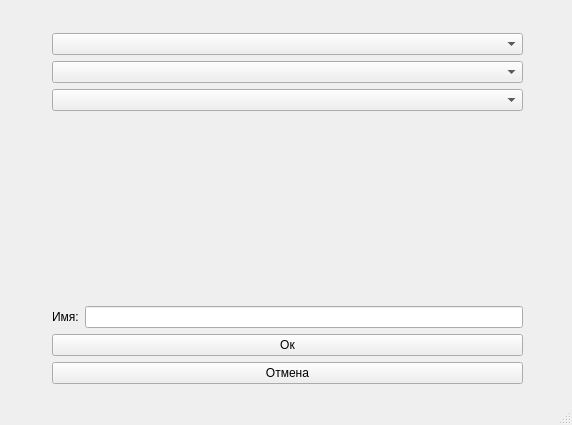
<?xml version="1.0" encoding="UTF-8"?>
<ui version="4.0">
 <class>add_edit_table</class>
 <widget class="QMainWindow" name="add_edit_table">
  <property name="geometry">
   <rect>
    <x>0</x>
    <y>0</y>
    <width>572</width>
    <height>425</height>
   </rect>
  </property>
  <property name="windowTitle">
   <string>MainWindow</string>
  </property>
  <widget class="QWidget" name="centralwidget">
   <widget class="QWidget" name="">
    <property name="geometry">
     <rect>
      <x>52</x>
      <y>33</y>
      <width>471</width>
      <height>351</height>
     </rect>
    </property>
    <layout class="QVBoxLayout" name="verticalLayout">
     <item>
      <widget class="QComboBox" name="table_value_cb_1"/>
     </item>
     <item>
      <widget class="QComboBox" name="table_value_cb_2"/>
     </item>
     <item>
      <widget class="QComboBox" name="table_value_cb_3"/>
     </item>
     <item>
      <widget class="QLabel" name="information_label">
       <property name="text">
        <string/>
       </property>
      </widget>
     </item>
     <item>
      <layout class="QHBoxLayout" name="horizontalLayout">
       <item>
        <widget class="QLabel" name="name_label">
         <property name="text">
          <string>Имя:</string>
         </property>
        </widget>
       </item>
       <item>
        <widget class="QLineEdit" name="name_lineEdit"/>
       </item>
      </layout>
     </item>
     <item>
      <widget class="QPushButton" name="ok_pushButton">
       <property name="text">
        <string>Ок</string>
       </property>
      </widget>
     </item>
     <item>
      <widget class="QPushButton" name="cancel_pushButton">
       <property name="text">
        <string>Отмена</string>
       </property>
      </widget>
     </item>
    </layout>
   </widget>
  </widget>
  <widget class="QMenuBar" name="menubar">
   <property name="geometry">
    <rect>
     <x>0</x>
     <y>0</y>
     <width>572</width>
     <height>21</height>
    </rect>
   </property>
  </widget>
  <widget class="QStatusBar" name="statusbar"/>
 </widget>
 <resources/>
 <connections/>
</ui>
